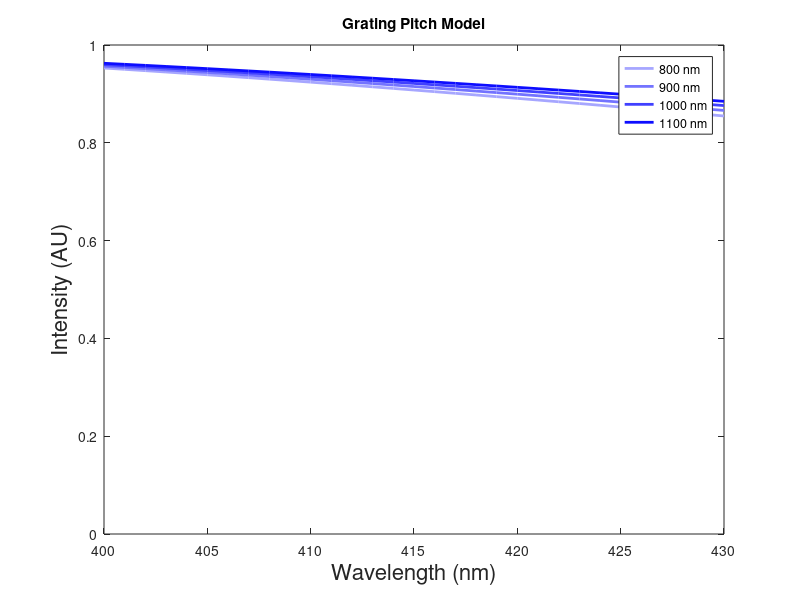
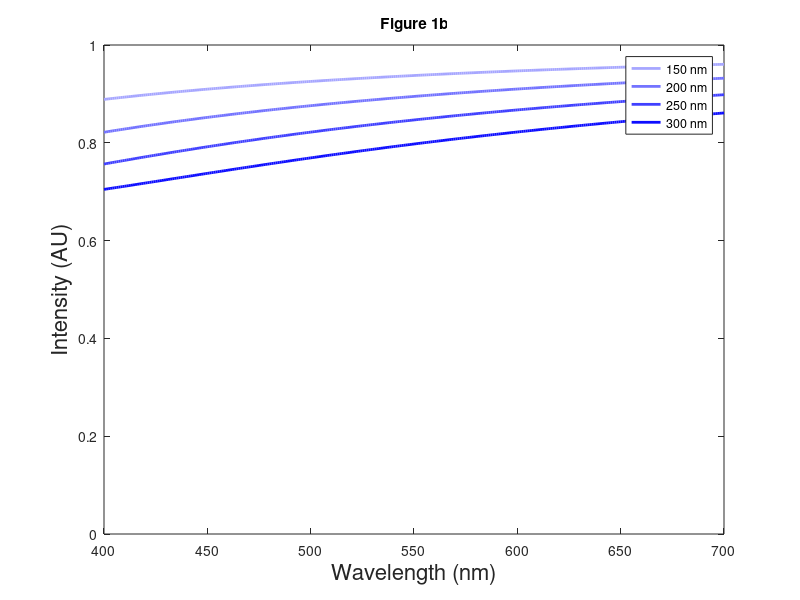
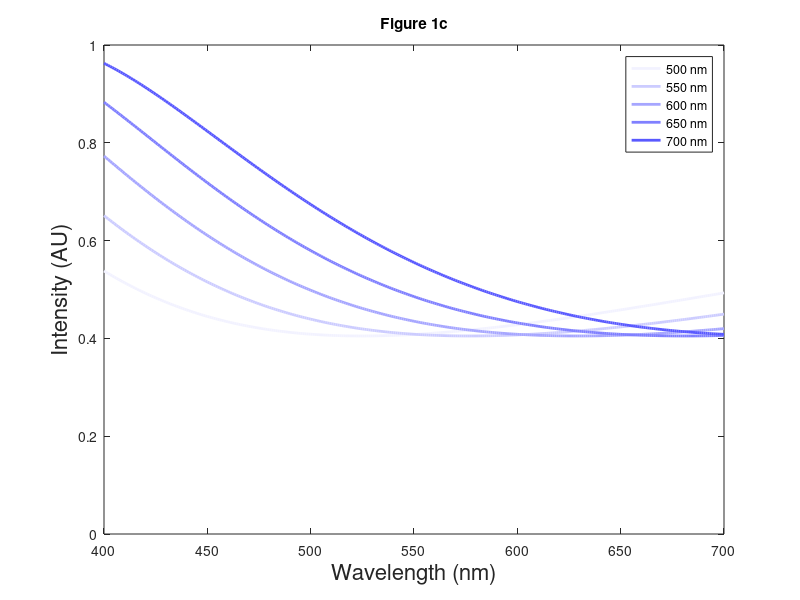
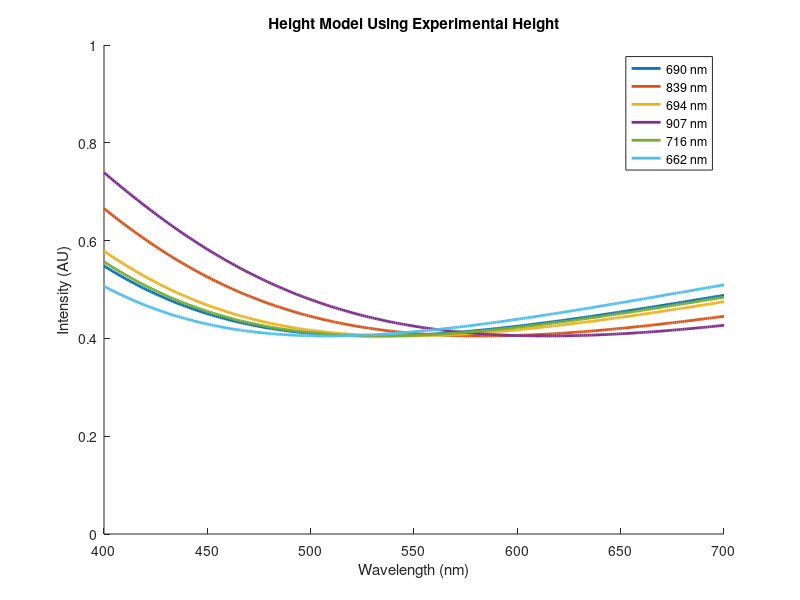

MATLAB code for these plots, in order:
% the code below is the derivation of the model. It also generates figures 1b-d of the paper

% grating pitch model (not included in paper due to Raman-Nath regime limitations)

lambda=0.400:0.001:0.430; % wavelengths

A=1.52266;
B=0.000733;
C=-0.0000482;
n_lambda=A+(B*(lambda.^-2))+(C*(lambda.^-4)); % refractive index
gp=[0.8;0.9;1;1.1]; % grating pitch
w1=0.1; %grating width
w2=0.2;
D1=w1./gp; % grating period
D2=w2./gp;

%navg1=(((gp-w1)./gp)*1)+(n_lambda.*(w1./gp)); 
%navg2=(((gp-w2)./gp)*1)+(n_lambda.*(w2./gp));

d1=200/1000; %thickness of each layer
d2=700/1000;

% fraunhofer approximation

dphi1=2*pi./lambda.*d1.*(n_lambda-1); % phase change for each layer
dphi2=2*pi./lambda.*d2.*(n_lambda-1);

m=0;
eta1_0gp=1-(2.*D1)+(2.*D1.^2)+(2.*D1.*(1-D1).*cos(dphi1)); % zeroth order diffraction for layer 1 and 2
eta2_0gp=1-(2.*D2)+(2.*D2.^2)+(2.*D2.*(1-D2).*cos(dphi2));

m=1;
eta1_1gp=4/pi^2/m^2.*(sin(pi.*m.*D1).^2).*(sin(dphi1./2).^2); % first order diffraction for layer 1 and 2
eta2_1gp=4/pi^2/m^2.*(sin(pi.*m.*D2).^2).*(sin(dphi2./2).^2);

eta_totalgp=eta2_0gp; 

figure
hold on
for i=1:length(gp)
    plot(1000*lambda,eta_totalgp(i,:),'Color',[0.85-(0.2*i) 0.85-(0.2*i) 1],'LineWidth',2)
end
hold off
ylim([0 1])
box on
xlabel('Wavelength (nm)','FontSize',16)
ylabel('Intensity (AU)','FontSize',16)
title 'Grating Pitch Model'
legend('800 nm','900 nm','1000 nm','1100 nm')
%% 

% height model for thinner and thicker layer (Figures 1b-c of paper)

lambda=0.400:0.001:0.700;

A=1.52266;
B=0.000733;
C=-0.0000482;
n_lambda=A+(B*(lambda.^-2))+(C*(lambda.^-4));
gp=1.1;
w1=0.1;
w2=0.2;
D1=w1./gp;
D2=w2./gp;

d1=[150;200;250;300]/1000; % thickness of each layer
d2=[500;550;600;650;700]/1000;

dphi1=2*pi./lambda.*d1.*(n_lambda-1);
dphi2=2*pi./lambda.*d2.*(n_lambda-1);

m=0;
eta1_0h=1-(2.*D1)+(2.*D1.^2)+(2.*D1.*(1-D1).*cos(dphi1)); %zeroth order diffraction for layer 1 and 2
eta2_0h=1-(2.*D2)+(2.*D2.^2)+(2.*D2.*(1-D2).*cos(dphi2));

m=1;
eta1_1h=4/pi^2/m^2.*(sin(pi.*m.*D1).^2).*(sin(dphi1./2).^2); %first order diffraction for layer 1 and 2
eta2_1h=4/pi^2/m^2.*(sin(pi.*m.*D2).^2).*(sin(dphi2./2).^2);

eta_totalh=eta2_0h;

figure
for i=1:length(d1)
    hold on
    plot(1000*lambda,eta1_0h(i,:),'Color',[0.85-(0.2*i) 0.85-(0.2*i) 1],'LineWidth',2)
end
hold off
ylim([0 1])
xlabel('Wavelength (nm)','FontSize',16)
ylabel('Intensity (AU)','FontSize',16)
title 'Figure 1b'
box on
legend('150 nm','200 nm','250 nm','300 nm')

figure
for i=1:length(d2)
    hold on
    plot(1000*lambda,eta_totalh(i,:),'Color',[1.1-(0.15*i) 1.1-(0.15*i) 1],'LineWidth',2)
end
hold off
ylim([0 1])
xlabel('Wavelength (nm)','FontSize',16)
ylabel('Intensity (AU)','FontSize',16)
title 'Figure 1c'
box on
legend('500 nm','550 nm','600 nm','650 nm','700 nm')


%% 
% height model using experimental heights (not included in paper)

lambda=0.400:0.001:0.700; % wavelengths

A=1.52266;
B=0.000733;
C=-0.0000482;
n_lambda=A+(B*(lambda.^-2))+(C*(lambda.^-4));
gp=1.1;
w1=0.1;
w2=0.2;
D1=w1./gp;
D2=w2./gp;

d1=[186;283;175;321;207;178]/1000; % thickness of each layer
d2=[691;839;694;907;716;662]/1000;
d2=d2-d1;

dphi1=2*pi./lambda.*d1.*(n_lambda-1); % phase change for each layer using fraunhofer approximation
dphi2=2*pi./lambda.*d2.*(n_lambda-1);

m=0;
eta1_0h=1-(2.*D1)+(2.*D1.^2)+(2.*D1.*(1-D1).*cos(dphi1)); %zeroth order diffraction for layer 1 and 2
eta2_0h=1-(2.*D2)+(2.*D2.^2)+(2.*D2.*(1-D2).*cos(dphi2));

m=1;
eta1_1h=4/pi^2/m^2.*(sin(pi.*m.*D1).^2).*(sin(dphi1./2).^2); %first order diffraction for layer 1 and 2
eta2_1h=4/pi^2/m^2.*(sin(pi.*m.*D2).^2).*(sin(dphi2./2).^2);

eta_totalh=eta2_0h;

figure
for i=1:length(d2)
    hold on
    plot(1000*lambda,eta_totalh(i,:),'LineWidth',2)
end
hold off
ylim([0 1])
xlabel 'Wavelength (nm)'
ylabel 'Intensity (AU)'
title 'Height Model Using Experimental Height'
legend('690 nm','839 nm','694 nm','907 nm','716 nm','662 nm')
%% 

% layers model (Figure 1d of paper)

lambda=0.400:0.001:0.700; % wavelengths

A=1.52266;
B=0.000733;
C=-0.0000482;
n_lambda=A+(B*(lambda.^-2))+(C*(lambda.^-4)); % refractive index
gp=1.1;
w1=0.1; % grating widths
w2=0.2;
w3=0.2;
w4=0.2;
D1=w1./gp;
D2=w2./gp;
D3=w3./gp;
D4=w4./gp;

d1=200/1000; % thickness of each layer
d2=700/1000;
d3=700/1000;
d4=700/1000;

dphi1=2*pi./lambda.*d1.*(n_lambda-1); % phase change of each layer from Fraunhofer approximation
dphi2=2*pi./lambda.*d2.*(n_lambda-1);
dphi3=2*pi./lambda.*d3.*(n_lambda-1);
dphi4=2*pi./lambda.*d4.*(n_lambda-1);

m=0;
eta1_0l=1-(2.*D1)+(2.*D1.^2)+(2.*D1.*(1-D1).*cos(dphi1)); %zeroth order diffraction for layer 1, 2, 3, and 4
eta2_0l=1-(2.*D2)+(2.*D2.^2)+(2.*D2.*(1-D2).*cos(dphi2));
eta3_0l=1-(2.*D3)+(2.*D3.^2)+(2.*D3.*(1-D3).*cos(dphi3));
eta4_0l=1-(2.*D4)+(2.*D4.^2)+(2.*D4.*(1-D4).*cos(dphi4));

m=1;
eta1_1l=4/pi^2/m^2.*(sin(pi.*m.*D1).^2).*(sin(dphi1./2).^2); %first order diffraction for layer 1, 2, 3, and 4
eta2_1l=4/pi^2/m^2.*(sin(pi.*m.*D2).^2).*(sin(dphi2./2).^2);
eta3_1l=4/pi^2/m^2.*(sin(pi.*m.*D3).^2).*(sin(dphi3./2).^2);
eta4_1l=4/pi^2/m^2.*(sin(pi.*m.*D4).^2).*(sin(dphi4./2).^2);

eta_total1=eta1_0l;  
eta_total2=eta2_0l.*eta1_0l;
eta_total3=eta2_0l.*eta1_0l.*eta3_0l;
eta_total4=eta2_0l.*eta1_0l.*eta3_0l.*eta4_0l;

figure
hold on
plot(1000*lambda,eta_total1,'Color',[0.85 0.85 1],'LineWidth',2)
plot(1000*lambda,eta_total2,'Color',[0.65 0.65 1],'LineWidth',2)
plot(1000*lambda,eta_total3,'Color',[0.45 0.45 1],'LineWidth',2)
plot(1000*lambda,eta_total4,'Color',[0.25 0.25 1],'LineWidth',2)
hold off
ylim([0 1])
box on
xlabel('Wavelength (nm)','FontSize',16)
ylabel('Intensity (AU)','FontSize',16)
title('Figure 1d','FontSize',16)
legend('1 layer','2 layers','3 layers','4 layers')
